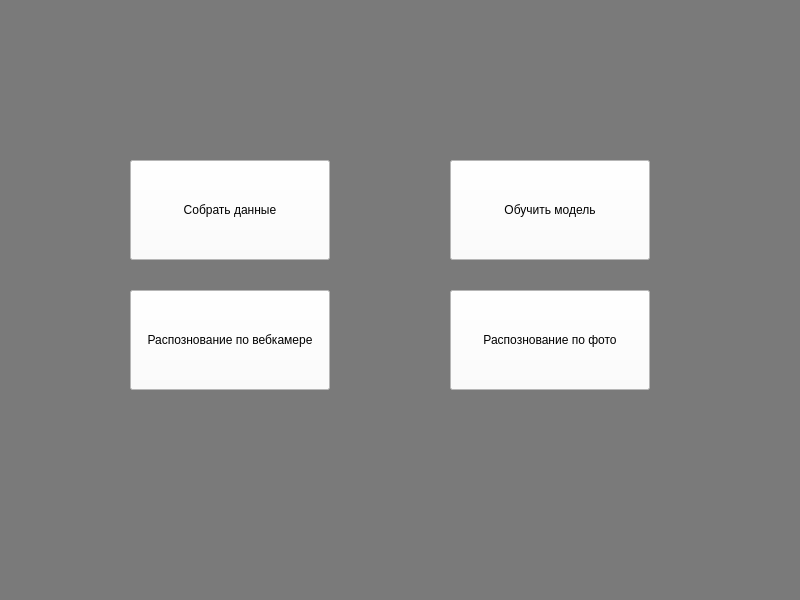
<?xml version="1.0" encoding="UTF-8"?>
<ui version="4.0">
 <class>MainWindow</class>
 <widget class="QMainWindow" name="MainWindow">
  <property name="geometry">
   <rect>
    <x>0</x>
    <y>0</y>
    <width>800</width>
    <height>600</height>
   </rect>
  </property>
  <property name="windowTitle">
   <string>TotalConrol</string>
  </property>
  <property name="styleSheet">
   <string notr="true">background-color: rgb(122, 122, 122);</string>
  </property>
  <widget class="QWidget" name="centralwidget">
   <widget class="QPushButton" name="Button_dataset">
    <property name="geometry">
     <rect>
      <x>130</x>
      <y>160</y>
      <width>200</width>
      <height>100</height>
     </rect>
    </property>
    <property name="styleSheet">
     <string notr="true">background-color: rgb(255, 255, 255);
font: 10pt &quot;MS Shell Dlg 2&quot;;</string>
    </property>
    <property name="text">
     <string>Собрать данные</string>
    </property>
   </widget>
   <widget class="QPushButton" name="Button_trainmodel">
    <property name="geometry">
     <rect>
      <x>450</x>
      <y>160</y>
      <width>200</width>
      <height>100</height>
     </rect>
    </property>
    <property name="styleSheet">
     <string notr="true">background-color: rgb(255, 255, 255);
font: 10pt &quot;MS Shell Dlg 2&quot;;</string>
    </property>
    <property name="text">
     <string>Обучить модель</string>
    </property>
   </widget>
   <widget class="QPushButton" name="Button_webcam_recogn">
    <property name="geometry">
     <rect>
      <x>130</x>
      <y>290</y>
      <width>200</width>
      <height>100</height>
     </rect>
    </property>
    <property name="styleSheet">
     <string notr="true">background-color: rgb(255, 255, 255);
font: 10pt &quot;MS Shell Dlg 2&quot;;</string>
    </property>
    <property name="text">
     <string>Распознование по вебкамере</string>
    </property>
   </widget>
   <widget class="QPushButton" name="Button_ph_recogn">
    <property name="geometry">
     <rect>
      <x>450</x>
      <y>290</y>
      <width>200</width>
      <height>100</height>
     </rect>
    </property>
    <property name="styleSheet">
     <string notr="true">background-color: rgb(255, 255, 255);
font: 10pt &quot;MS Shell Dlg 2&quot;;</string>
    </property>
    <property name="text">
     <string>Распознование по фото</string>
    </property>
   </widget>
  </widget>
  <widget class="QMenuBar" name="menubar">
   <property name="geometry">
    <rect>
     <x>0</x>
     <y>0</y>
     <width>800</width>
     <height>22</height>
    </rect>
   </property>
  </widget>
  <widget class="QStatusBar" name="statusbar"/>
 </widget>
 <resources/>
 <connections/>
</ui>
